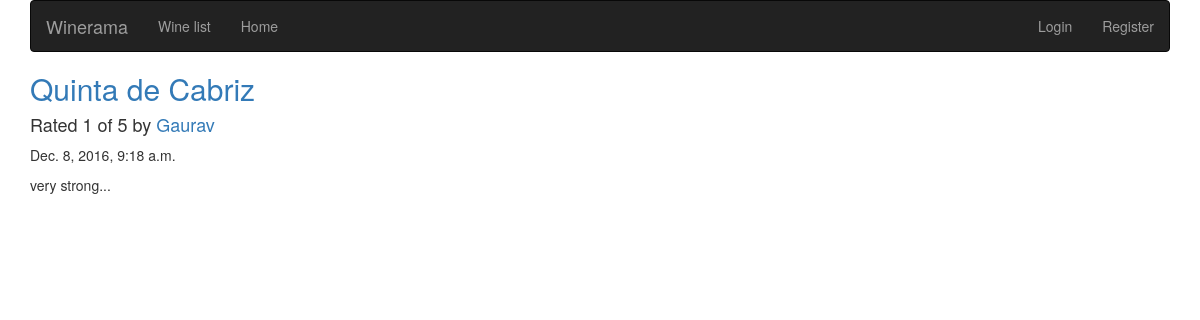
Page /reviews/review/92/ on the committed database.
### reviews/models.py (models this page shows, shortened)
class Review(models.Model):
    RATING_CHOICES = (
        (1, '1'),
        (2, '2'),
        (3, '3'),
        (4, '4'),
        (5, '5'),
    )
    wine = models.ForeignKey(Wine)
    pub_date = models.DateTimeField('date published')
    user_name = models.CharField(max_length=100)
    comment = models.CharField(max_length=200)
    rating = models.IntegerField(choices=RATING_CHOICES)

class Wine(models.Model):
    name = models.CharField(max_length=200)

### reviews/views.py (the view)
# urls.py: url(r'^review/(?P<review_id>[0-9]+)/$', views.review_detail, name='review_detail'),
def review_detail(request, review_id):
    review = get_object_or_404(Review, pk=review_id)
    return render(request, 'reviews/review_detail.html', {'review': review})

### reviews/templates/reviews/review_detail.html
{% extends 'base.html' %}
{% block title %}
<h2><a href="{% url 'reviews:wine_detail' review.wine.id %}">{{ review.wine.name }}</a></h2>
{% endblock %}
{% block content %}
<h4>Rated {{ review.rating }} of 5 by <a href="{% url 'reviews:user_review_list' review.user_name %}" >{{ review.user_name }}</a></h4>
<p>{{ review.pub_date }}</p>
<p>{{ review.comment }}</p>
{% endblock %}

### rows in the picture
Review: wine.name "Quinta de Cabriz", rating "1", user_name "Gaurav", pub_date "Dec. 8, 2016, 9:18 a.m.", comment "very strong..."
